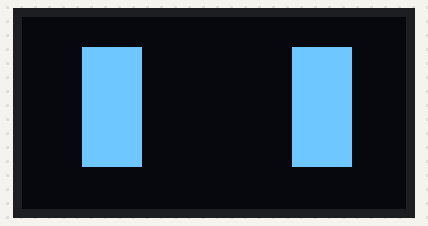
Bench run of a sketch on a simulated Arduino Uno, built with avr-gcc and run on an emulated ATmega328P. Parts: 128×64 one-colour display. Random numbers use the default seed unless the sketch sets one.

Above: at 1.4 s.

Measured:
- what the display in image 0 shows lasts 1.9 s, from 1.4 s to 3.3 s

The sketch:

cuty_robo.ino
```cpp
#include <Arduino.h>
#include <U8g2lib.h>
#include <Wire.h>

// Выбираем инициализацию дисплея (оставь ту, которая подходит):
//U8G2_SSD1306_128X64_NONAME_1_HW_I2C u8g2(U8G2_R0, /* reset=*/ U8X8_PIN_NONE);
//U8G2_SSD1306_128X64_ALT0_1_HW_I2C  u8g2(U8G2_R0, /* reset=*/ U8X8_PIN_NONE); //а вдруг сработает АНЛАК

// Самый распространённый вариант:
U8G2_SSD1306_128X64_NONAME_F_HW_I2C u8g2(U8G2_R0, /* reset=*/ U8X8_PIN_NONE);
// "_F_" — это "full buffer". Проще рисовать, чуть больше памяти кушает, но обычно норм.
#define face_width 128
#define face_height 64
// 'cuty', 128x64px

void setup() {
  u8g2.begin();        // запускаем дисплей ААА БЛЯТЬ ТАК ВОТ ЧЕ Я ЗАБЫВАЛА
}

void loop() {

  u8g2.clearBuffer();

  // закрываем глаза (сверху вниз)
  for (int h = 40; h >= 4; h -= 4) {
    u8g2.clearBuffer();
    u8g2.drawBox(20, 10 + (40 - h) / 2, 20, h);
    u8g2.drawBox(90, 10 + (40 - h) / 2, 20, h);
    u8g2.sendBuffer();
    delay(30);
  }

  delay(200); // пауза, глаза закрыты

  // открываем глаза (снизу вверх)
  for (int h = 4; h <= 40; h += 4) {
    u8g2.clearBuffer();
    u8g2.drawBox(20, 10 + (40 - h) / 2, 20, h);
    u8g2.drawBox(90, 10 + (40 - h) / 2, 20, h);
    u8g2.sendBuffer();
    delay(30);
  }

  (delay(random(1000, 3000))); // пауза, глаза открыты


  /*u8g2.drawXBMP(
    (128 - face_width) / 2,   // по центру экрана
    (64 - face_height) / 2,
    face_width, face_height,
    epd_bitmap_cuty
  );
  u8g2.sendBuffer();
  delay(2000);*/

}
```
